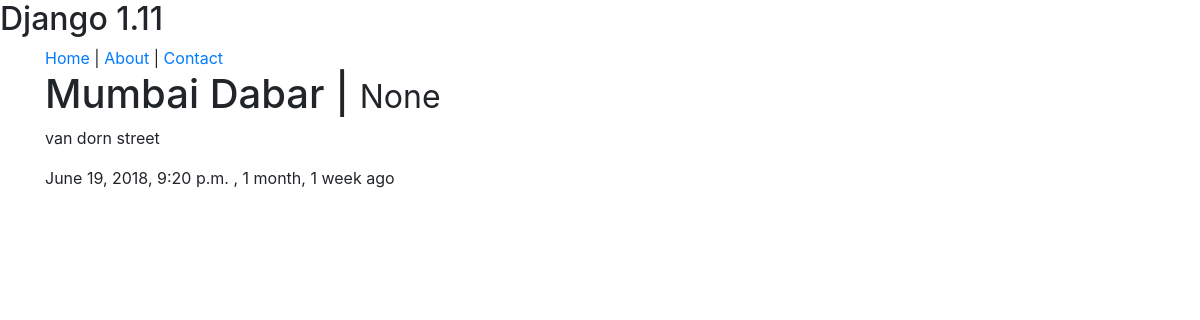
The page /restaurants/1/ on the database as committed earlier.
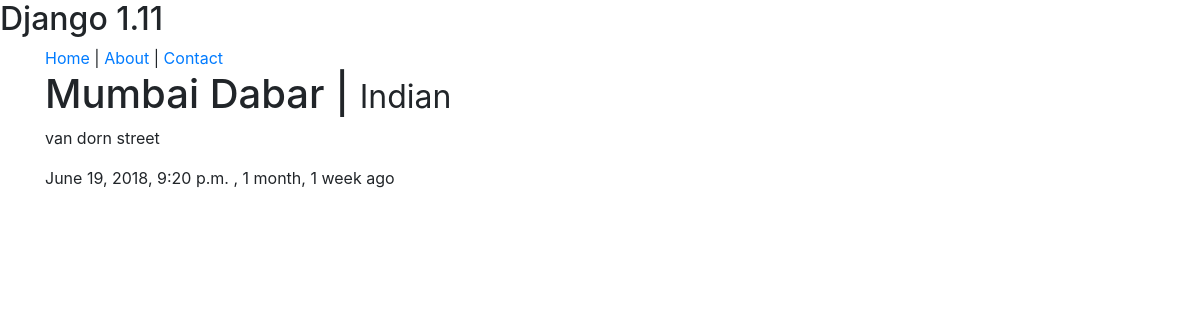
The same page on the database as committed later.
### restaurants/models.py (models this page shows, shortened)
class RestaurantLocation(models.Model):
    name = models.CharField(max_length=120)
    location = models.CharField(max_length=120, null=True, blank=True)
    category = models.CharField(max_length=120, null=True, blank=True)
    timestamp = models.DateTimeField(auto_now_add=True)
    updated = models.DateTimeField(auto_now_add=True)
    slug = models.SlugField( null=True, blank=True)
    @property
    def title(self):
        return self.name

### restaurants/views.py (the view)
# urls.py: url(r'^restaurants/(?P<rest_id>\w+)/$', RestaurantDetailView.as_view()),
class RestaurantDetailView(DetailView):
    queryset = RestaurantLocation.objects.all()
    def get_object(self, *args, **kwargs):
        rest_id = self.kwargs.get('rest_id')
        obj = get_object_or_404(RestaurantLocation, id=rest_id) # pk = rest_id
        return obj

### restaurants/templates/restaurants/restaurantlocation_detail.html (shortened to what this page needs)
{% extends 'base.html' %}
{% block content %}
<h1>{{ object.title}} | <small>{{ object.category}}</small></h1>
<p> {{ object.location}}</p>
<p>{{ object.timestamp }} , {{object.updated|timesince }} ago</p>
{% endblock content %}

Rows that differ between the two databases and show on the page:
changed RestaurantLocation "Mumbai Dabar": category "None" → "Indian"
